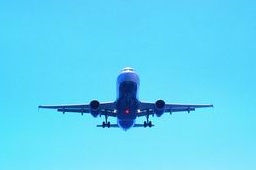
%> input picture experiment/exp3/plane.JPG, 256 x 170 px
$ octave main.m   (GNU Octave 9; MATLAB toolbox functions it lacks are replaced by stand-ins)
%> lines starting %> are read from the running program, lines starting %| are printed output that depends on the picture; in (x1, y1, x2, y2) boxes, pixels count from 0 and x2, y2 are one past the last pixel; in counts of white or black regions, pixels touching at a corner belong together; the program's own positions count from 1
Image1=im2double(imread('plane.jpg'));
gray=rgb2gray(Image1);
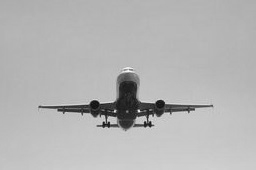
%> gray: size 170x256 double; min 0.0557, max 0.963, mean 0.709
T=graythresh(gray);
%> T = 0.482
BW=im2bw(gray,T);
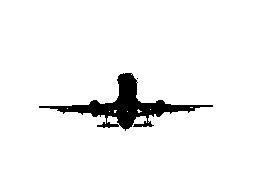
%> BW: size 170x256 logical; 94.5% white; 2 black regions (1 under 20 px), largest, box (x1, y1, x2, y2) and area: (39, 73, 213, 131) 2400
figure,imshow(BW),title('二值化图像');

SE=strel('square',3);
Morph=imopen(BW,SE);
%> Morph: size 170x256 logical; 94.3% white; 1 black region, box (x1, y1, x2, y2) and area: (39, 73, 213, 131) 2461
Morph=imclose(Morph,SE);
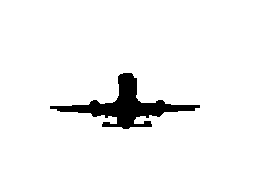
%> Morph: size 170x256 logical; 94.6% white; 1 black region, box (x1, y1, x2, y2) and area: (50, 73, 200, 129) 2370
figure,imshow(Morph),title('形态学滤波');

[B L]=bwboundaries(1-Morph);
%> B = 1 boundary; box (x1, y1, x2, y2) and points: (50, 73, 200, 129) 447
figure,imshow(L),title('划分的区域');
hold on;
for i=1:length(B)
    boundary=B{i};
    plot(boundary(:,2),boundary(:,1),'r','LineWidth',2);
end
%> this loop made 1 pass
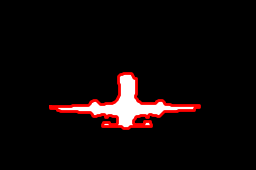
%> figure redrawn from the program's plot data; its title reads '划分的区域'

M=zeros(length(B));
for k=1:length(B)
    N=length(B{k});
    if N/2~=round(N/2)
        B{k}(end+1,:)=B{k}(end,:);
        N=N+1;
    end
    M(k)=[N*3/4];
end
%> this loop made 1 pass
%> N on pass 1: 448
%> after the loop, B = 1 item
S=zeros(size(Morph));
figure,imshow(S);
hold on;
for k=1:length(B)
    z=B{k}(:,2)+1i*B{k}(:,1);
    Z=fft(z);
    [Y I]=sort(abs(Z));

    for count=1:M(k)
        Z(I(count))=0;
    end
    zz=ifft(Z);
    plot(real(zz),imag(zz),'w');
end
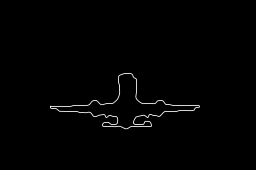
%> figure redrawn from the program's plot data
